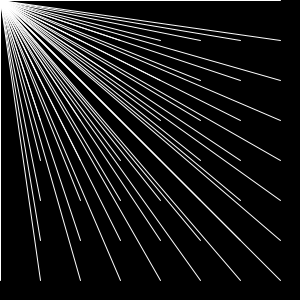
Frame 1 (no input)
Frame 60 (the mouse pressed at the canvas centre just before this capture): identical to frame 1, image omitted
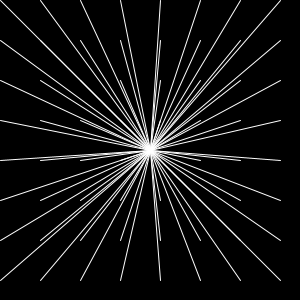
Frame 120 (the mouse held since frame 60 and released just before this capture)

The Processing sketch that drew these frames (run headless with seeded random() and noise(); from frame 60 on, the mouse is pressed at the canvas centre):

// Processing sketch: processing_31292
// ── processing_31292.pde

 
void setup() {
size(300, 300);
background(0);
smooth();
stroke(255);
 
}
 
 
void draw() {
  background(0);
   
  for(int y = 0; y <= height; y = y+40 ){
    for(int x = 0; x <= width; x = x+40){
      line (mouseX, mouseY, y, x);
    }
  }
  
  
}
